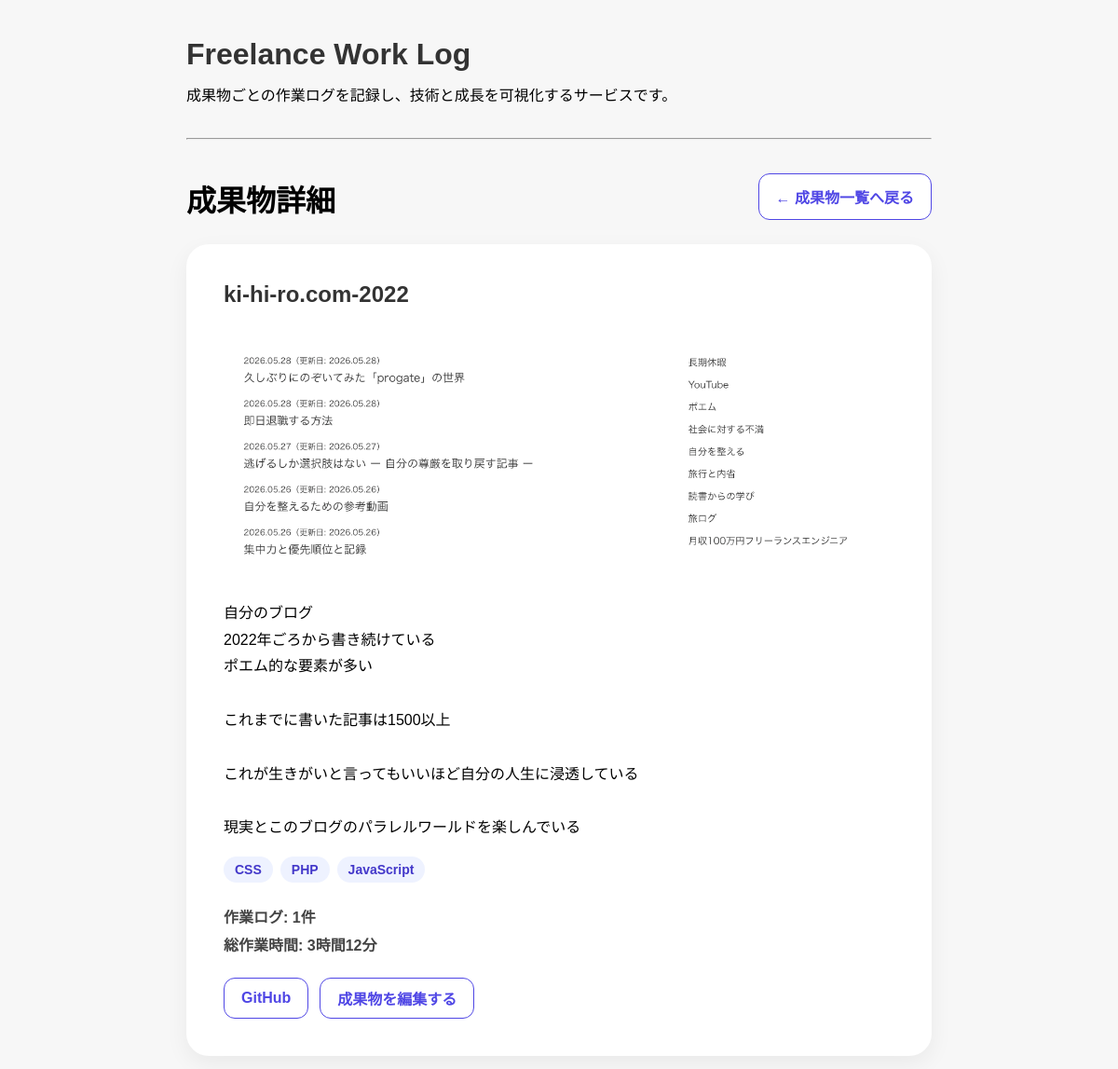
The app's page /works-page/2 (upper part), older data.
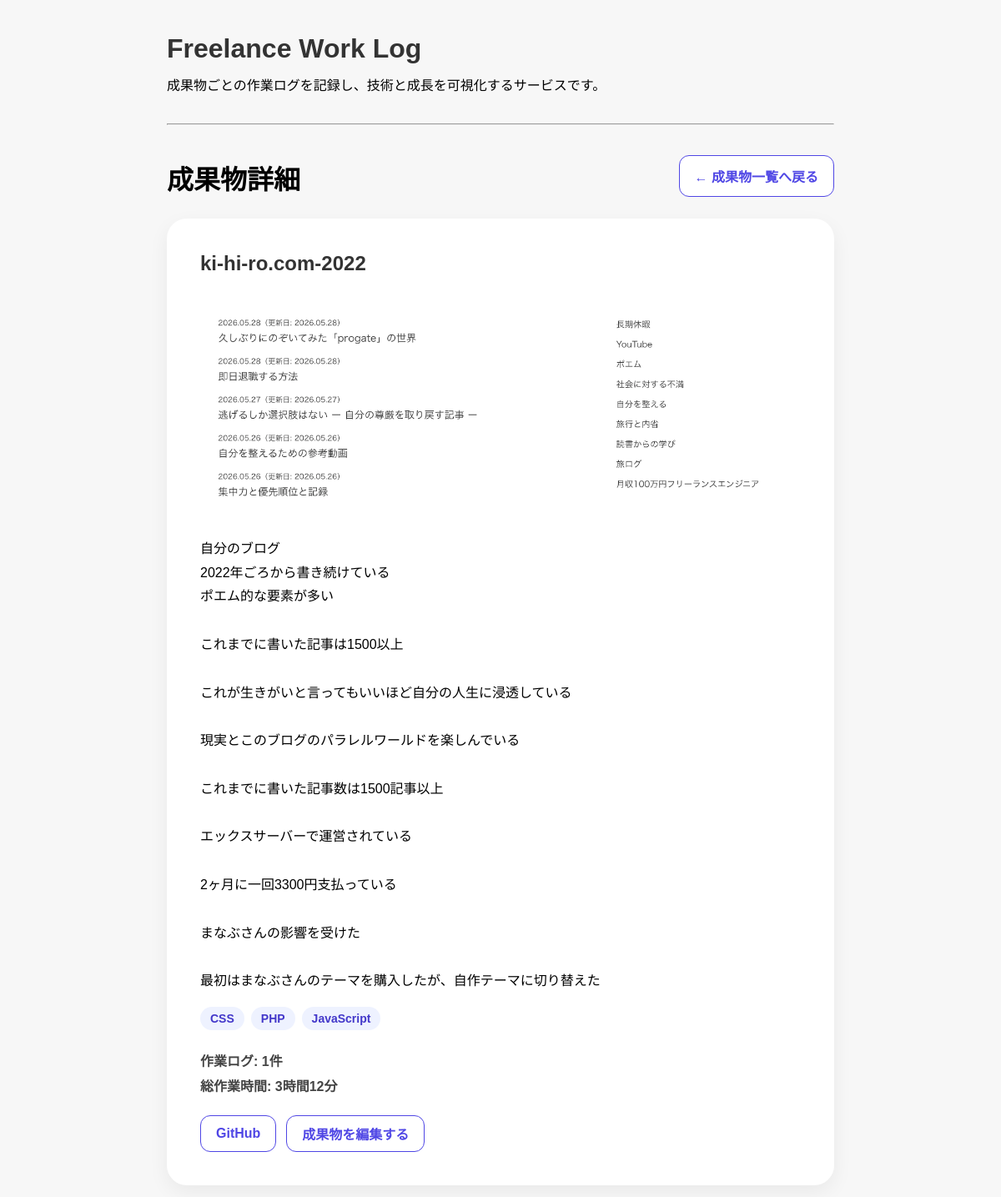
The same page, newer data.
### app/models.py (models this page shows)
class Work(Base):
    __tablename__ = "works"
    id = Column(Integer, primary_key=True, index=True)
    title = Column(String, nullable=False)
    description = Column(Text, nullable=False)
    github_url = Column(String)
    app_url = Column(String)
    tech_stack = Column(String)
    posts = relationship(
        "Post",
        back_populates="work"
    )
    image_url = Column(String)
    created_at = Column(DateTime, default=datetime.now)

### app/main.py (the view)
@app.get("/works-page/{work_id}")
def work_detail_page(
    work_id: int,
    request: Request,
    db: Session = Depends(get_db)
):
    work = (
        db.query(models.Work)
        .filter(models.Work.id == work_id)
        .first()
    )
    posts = (
        db.query(models.Post)
        .filter(models.Post.work_id == work_id)
        .order_by(models.Post.start_time.desc())
        .all()
    )
    total_minutes = sum(post.work_time_minutes for post in posts)
    return templates.TemplateResponse(
        request,
        "work_detail.html",
        {
            "work": work,
            "posts": posts,
            "total_hours": total_minutes // 60,
            "remaining_minutes": total_minutes % 60,
        }
    )

### app/templates/work_detail.html (shortened to what this page needs)
{% extends "base.html" %}
{% block content %}
<div class="page-header">
    <div>
        <h2 class="section-title">成果物詳細</h2>
    </div>
    <a href="/" class="btn-back">
      ← 成果物一覧へ戻る
    </a>
</div>
<section class="work-hero">
    <div class="work-hero-content">
    <h1>{{ work.title }}</h1>
    {% if work.image_url %}
        <img src="{{ work.image_url }}" class="work-hero-image">
    {% endif %}
    <p class="work-description">
      {{ work.description }}
    </p>
    <div class="tech-tags">
      {% for tech in work.tech_stack.split(",") %}
        <span class="tech-tag">{{ tech.strip() }}</span>
      {% endfor %}
    </div>
    <div class="work-stats">
      <p><strong>作業ログ:</strong> {{ posts|length }}件</p>
      <p><strong>総作業時間:</strong> {{ total_hours }}時間{{ remaining_minutes }}分</p>
    </div>
    <div class="work-actions">
        {% if work.github_url %}
            <a href="{{ work.github_url }}" class="btn-outline" target="_blank">GitHub</a>
        {% endif %}
        <a href="/works-page/{{ work.id }}/edit" class="btn-outline">成果物を編集する</a>
    </div>
  </div>
</section>
{% endblock %}

Row changes from the older to the newer data that the page shows:
changed Work: description "自分のブログ 2022年ごろから書き続けている ポエム的な要素が多い これまでに書いた記事は1500以上 これが生きがいと言ってもいいほど自分の人生に浸透している 現実とこのブログのパラレルワールドを楽しんでいる" → "…ポエム的な要素が多い これまでに書いた記事は1500以上 これが生きがいと言ってもいいほど自分の人生に浸透している 現実とこのブログのパラレルワールドを楽しんでいる これまでに書いた記事数は1500記事以上 エックスサーバーで運営されている 2ヶ月に一回3300円支払っている まなぶさんの影響を受けた 最初はまなぶさんのテーマを購入したが、自作テーマに切り替えた"
